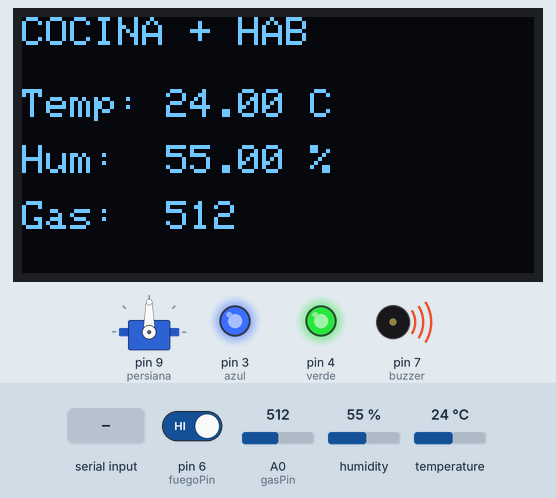
Recording of a sketch running on a simulated Arduino Uno, built with avr-gcc and run on an emulated ATmega328P. Shown: servo, 128×64 one-colour display, output pins drawn as LEDs (lit = HIGH), buzzer (waves = sounding, pin HIGH). The inputs (shaded band) are chosen by the test bench; at power-on: A0 (gasPin) = 512, pin 6 (fuegoPin) HIGH, humidity 55 %, temperature 24 °C. What the sketch prints to the serial monitor is not drawn.

Above: at 2.6 s.
2.7 s: A0 (gasPin) set to 491
At 5.2 s:
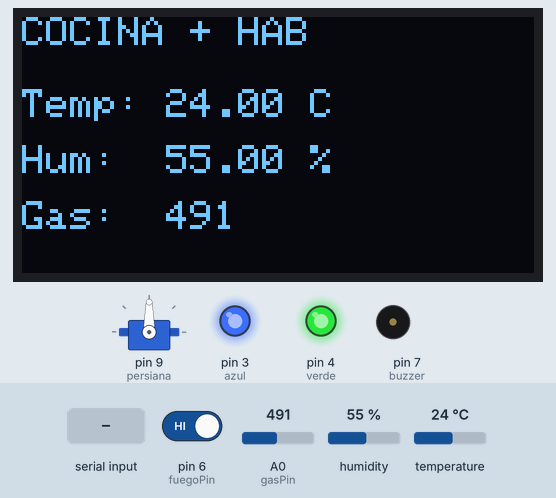
5.5 s: pin 6 (fuegoPin) driven LOW
At 6.4 s:
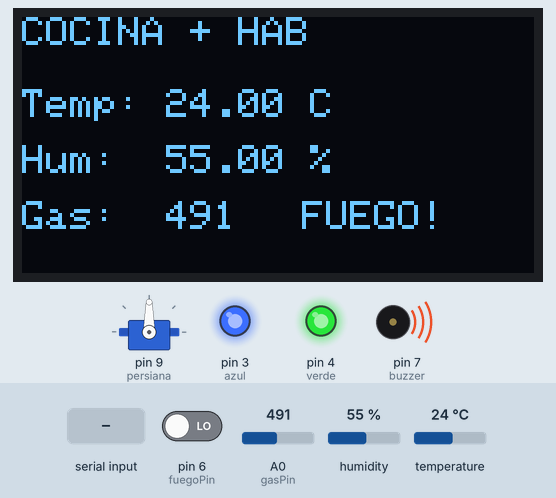
7.5 s: humidity set to 22 %
At 10.6 s:
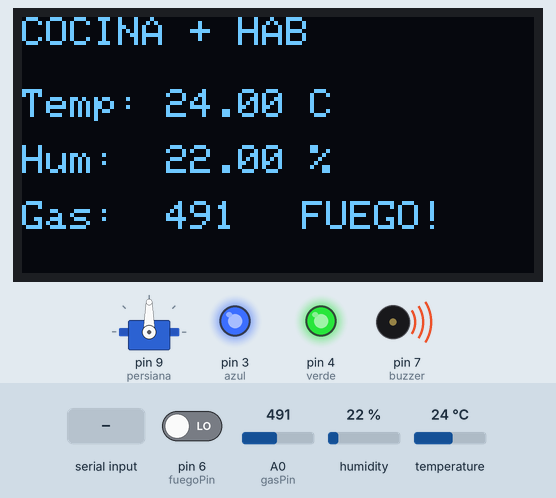
11.5 s: pin 6 (fuegoPin) driven HIGH
At 12.5 s:
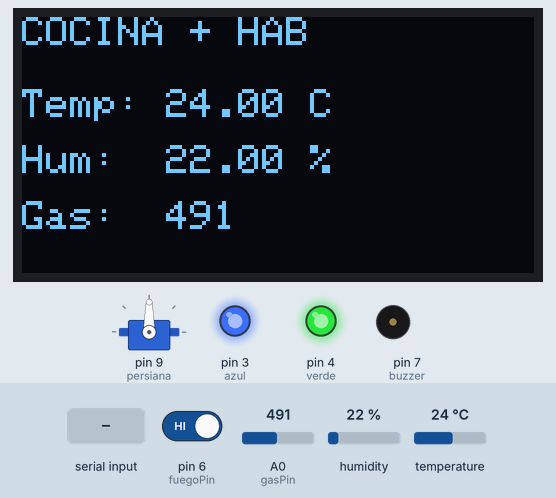
13.5 s: "nevera\n" received over Serial
At 13.8 s:
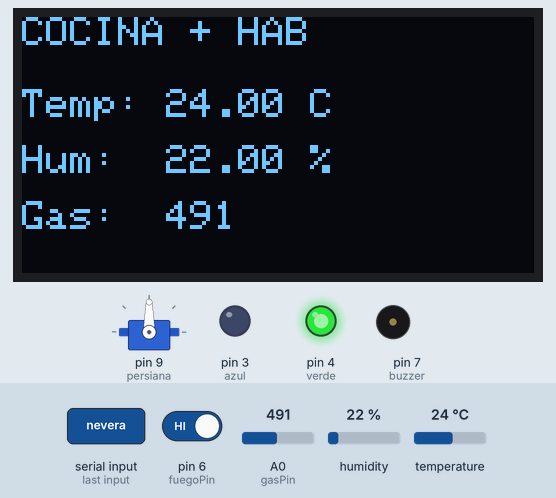
15.0 s: A0 (gasPin) set to 510
At 16.7 s:
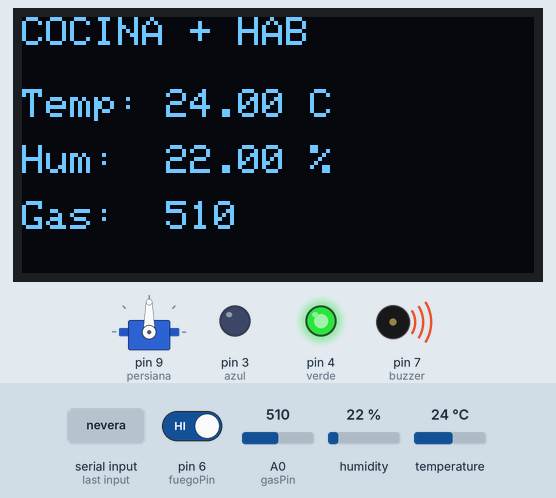
Timing chart, 0 to 18.2 s (numbered marks = the images above; inputs shaded):
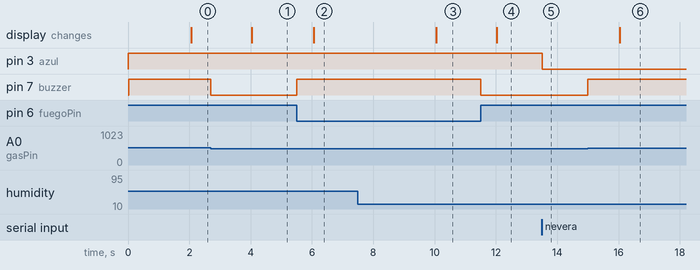

Measured:
- the behaviour switches between 501 and 500 on A0 (gasPin) (found by bisection; images 0 and 1)
- after the input at 2.7 s, pin 7 (buzzer): HIGH → LOW at once; the display: changes after 1.3 s (image 1)
- after the input at 5.5 s, pin 7 (buzzer): LOW → HIGH at once; the display: changes after 0.56 s (image 2)
- after the input at 7.5 s, the display: changes after 2.6 s (image 3)
- after the input at 11.5 s, pin 7 (buzzer): HIGH → LOW at once; the display: changes after 0.53 s (image 4)
- after the input at 13.5 s, pin 3 (azul): HIGH → LOW at once
- after the input at 15.0 s, pin 7 (buzzer): LOW → HIGH at once; the display: changes after 1.0 s (image 6)

The sketch:

Arduino1_Bano_Garaje.ino
```cpp
#include <Wire.h>
#include <Adafruit_GFX.h>
#include <Adafruit_SSD1306.h>
#include <Servo.h>
#include <DHT.h>

// =====================================
// OLED
// =====================================

#define SCREEN_WIDTH 128
#define SCREEN_HEIGHT 64

Adafruit_SSD1306 display(
  SCREEN_WIDTH,
  SCREEN_HEIGHT,
  &Wire,
  -1
);

// true solo si el OLED inicializo bien (si falla, NO se usa el display).
bool oledOk = false;

// =====================================
// DHT11  (conectado en D5)
// =====================================

#define DHTPIN 5
#define DHTTYPE DHT11

DHT dht(DHTPIN, DHTTYPE);

// =====================================
// RGB COCINA (ANODO COMUN: 0 = encendido, 255 = apagado)
// Solo verde y azul, igual que tu montaje.
// =====================================

int verde = 4;
int azul = 3;

// =====================================
// SENSOR FUEGO / BUZZER / GAS
// =====================================

int fuegoPin = 6;
int buzzer = 7;
int gasPin = A0;

// =====================================
// SERVO PERSIANA (Habitacion)
// =====================================

Servo persiana;

// =====================================
// VARIABLES
// =====================================

String comando = "";

unsigned long ultimoChar = 0;
const unsigned long TIMEOUT_COMANDO = 60; // ms sin recibir -> procesar

float temperatura = 0;
float humedad = 0;
int gasValor = 0;
int fuego = HIGH; // HIGH = sin fuego (sensor activo en LOW)

unsigned long ultimaTelemetria = 0;
const unsigned long INTERVALO_TELEMETRIA = 2000; // enviar cada 2 s

// =====================================

void setup() {

  Serial.begin(9600);

  dht.begin();

  // RGB
  pinMode(verde, OUTPUT);
  pinMode(azul, OUTPUT);
  apagarRGB();

  // FUEGO / BUZZER
  pinMode(fuegoPin, INPUT);
  pinMode(buzzer, OUTPUT);
  digitalWrite(buzzer, LOW);

  // SERVO (detenido)
  persiana.attach(9);
  persiana.write(90);

  // =====================================
  // OLED: probar 0x3C y 0x3D. Sin while(true).
  // =====================================
  oledOk = display.begin(SSD1306_SWITCHCAPVCC, 0x3C);
  if (!oledOk) {
    oledOk = display.begin(SSD1306_SWITCHCAPVCC, 0x3D);
  }
  if (!oledOk) {
    Serial.println(F("OLED ERROR"));
  }

  Serial.println(F("Cocina + Habitacion LISTO"));
}

// =====================================

void loop() {

  // =====================================
  // 1. LEER COMANDOS (no bloqueante, inmune al line ending)
  // =====================================

  while (Serial.available() > 0) {

    char c = (char)Serial.read();

    if (c == '\n' || c == '\r') {
      ejecutarComando();
    }
    else {
      comando += c;
      ultimoChar = millis();
    }
  }

  if (comando.length() > 0 && (millis() - ultimoChar) > TIMEOUT_COMANDO) {
    ejecutarComando();
  }

  // =====================================
  // 2. LEER GAS Y FUEGO (instantaneo, para alarmas)
  // =====================================

  gasValor = analogRead(gasPin);
  fuego = digitalRead(fuegoPin);

  // Alarma: fuego (activo en LOW) o gas alto
  if (fuego == LOW || gasValor > 500) {
    digitalWrite(buzzer, HIGH);
  } else {
    digitalWrite(buzzer, LOW);
  }

  // =====================================
  // 3. TELEMETRIA cada 2 s (formato que el servidor reconoce)
  // =====================================

  if (millis() - ultimaTelemetria >= INTERVALO_TELEMETRIA) {

    ultimaTelemetria = millis();

    float t = dht.readTemperature();
    float h = dht.readHumidity();

    if (isnan(t) || isnan(h)) {
      Serial.println(F("ERROR DHT11"));
    } else {
      temperatura = t;
      humedad = h;

      Serial.print(F("TEMP:"));
      Serial.println(temperatura);

      Serial.print(F("HUM:"));
      Serial.println(humedad);
    }

    Serial.print(F("GAS:"));
    Serial.println(gasValor);

    Serial.print(F("FIRE:"));
    Serial.println(fuego == LOW ? 1 : 0);

    mostrarClima();
  }
}

// =====================================
// VALIDA Y DESPACHA EL COMANDO
// =====================================

void ejecutarComando() {
  comando.trim();
  if (comando.length() > 0) {
    procesarComando(comando);
  }
  comando = "";
}

// =====================================
// PROCESAR COMANDO
// =====================================

void procesarComando(String cmd) {

  cmd.toLowerCase(); // funciona con minuscula/mayuscula y con lo que manda el servidor

  // ---------- COCINA ----------
  if (cmd == "nevera") {
    azulColor();
    Serial.println(F("NEVERA ON"));
  }
  else if (cmd == "cocina") {
    verdeColor();
    Serial.println(F("LUZ COCINA ON"));
  }
  else if (cmd == "estufa") {
    cyan();
    Serial.println(F("ESTUFA ON"));
  }
  else if (cmd == "off") {
    apagarRGB();
    Serial.println(F("COCINA OFF"));
  }

  // ---------- HABITACION: PERSIANA ----------
  else if (cmd == "abrir_persiana") {
    persiana.write(0);   // girar
    delay(300);
    persiana.write(90);  // detener
    Serial.println(F("Persiana ABIERTA"));
  }
  else if (cmd == "cerrar_persiana") {
    persiana.write(180); // girar al otro lado
    delay(300);
    persiana.write(90);  // detener
    Serial.println(F("Persiana CERRADA"));
  }

  // ---------- HABITACION: LUCES (sin hardware dedicado, solo confirmacion) ----------
  else if (cmd == "encender_habitacion") {
    Serial.println(F("HABITACION ON"));
  }
  else if (cmd == "apagar_habitacion") {
    Serial.println(F("HABITACION OFF"));
  }
}

// =====================================
// OLED: mostrar clima (numeros dinamicos)
// =====================================

void mostrarClima() {

  if (!oledOk) return;

  display.clearDisplay();

  display.setTextColor(WHITE);

  display.setTextSize(1);
  display.setCursor(0, 0);
  display.println(F("COCINA + HAB"));

  display.setCursor(0, 18);
  display.print(F("Temp: "));
  display.print(temperatura);
  display.println(F(" C"));

  display.setCursor(0, 32);
  display.print(F("Hum:  "));
  display.print(humedad);
  display.println(F(" %"));

  display.setCursor(0, 46);
  display.print(F("Gas:  "));
  display.print(gasValor);
  if (fuego == LOW) {
    display.setCursor(70, 46);
    display.print(F("FUEGO!"));
  }

  display.display();
}

// =====================================
// RGB COCINA (ANODO COMUN: 0 = ON, 255 = OFF)
// =====================================

// VERDE (luz cocina)
void verdeColor() {
  analogWrite(verde, 0);
  analogWrite(azul, 255);
}

// AZUL (nevera)
void azulColor() {
  analogWrite(verde, 255);
  analogWrite(azul, 0);
}

// CYAN (estufa / alarma)
void cyan() {
  analogWrite(verde, 0);
  analogWrite(azul, 0);
}

// APAGAR
void apagarRGB() {
  analogWrite(verde, 255);
  analogWrite(azul, 255);
}
```
